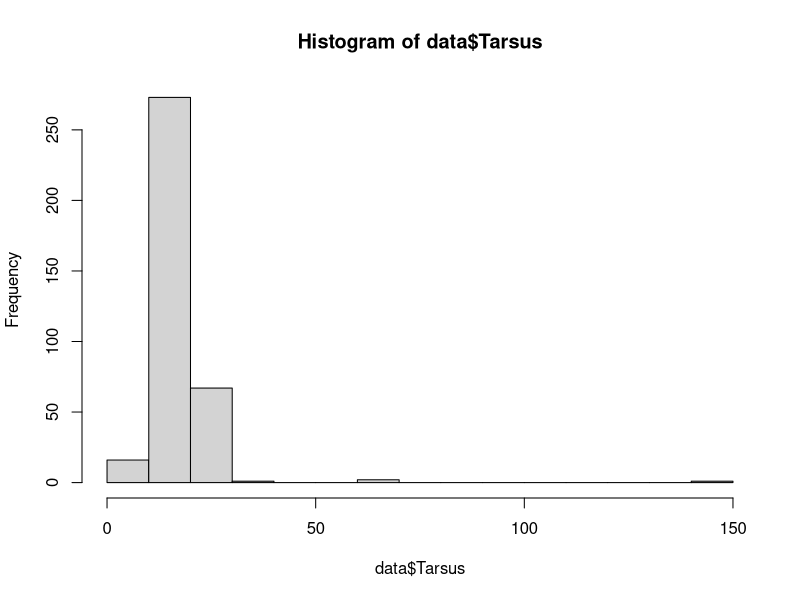
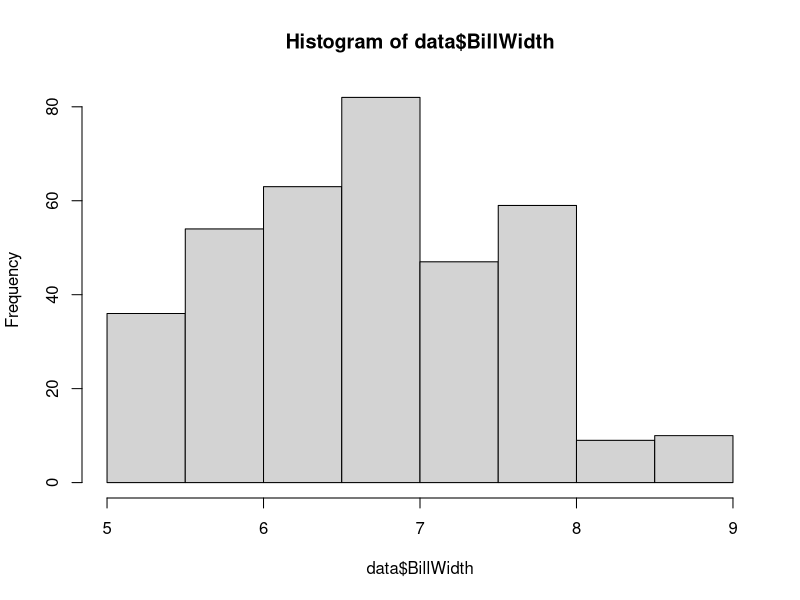
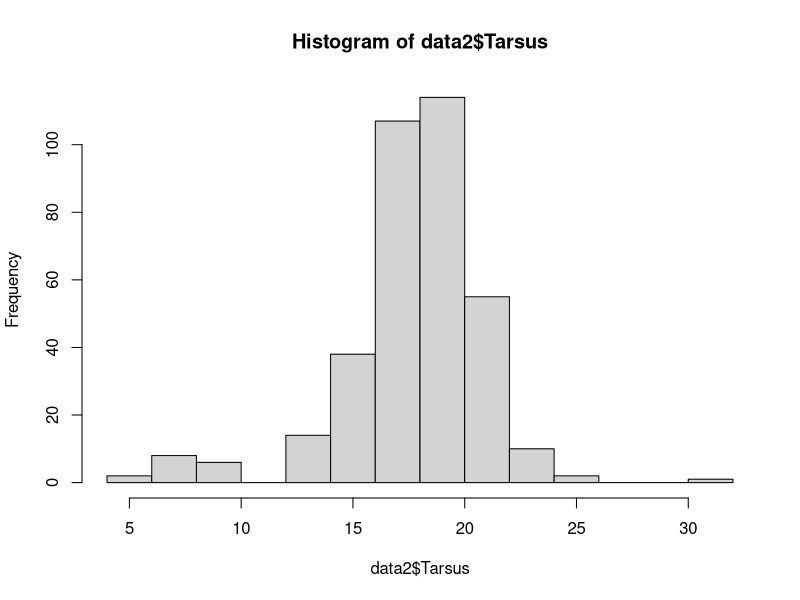

The R source for these figures, in order:
rm(list=ls())

# read in data
data<-read.delim("../data/ObserverRepeatability.txt", header=T)
str(data)

# visualize data
hist(data$Tarsus)
hist(data$BillWidth)

# remove outliers
data2<-subset(data, data$Tarsus<=40)
#data2<-subset(data2, data2$Tarsus>=10)
hist(data2$Tarsus)
summary(data2$Tarsus)
summary(data2$BillWidth)
var(data2$BillWidth)

# packages
require(lme4)
require(lmtest)

# make model
mT1<-lmer(Tarsus~1+(1|StudentID), data=data2)
mT2<-lmer(Tarsus~1+(1|StudentID)+(1|GroupN), data=data2)
lrtest(mT1,mT2) # likelyhood ratio test

summary(mT2)


# results section
"We tested whether student identiy and group identity explained variance in a dataset of
360 measurements of a stuffed sparrow's tarsus, although three observations were removed from 
the model as they are outliers. The likelihood ratio test revealed that
group identity did explain statistically significant amounts of variance (chi square =
12.51, df = 4, p=0.0004). The final model used was then the model that included group identity. Accounting for student
identity, the final model revealed that the measurement of tarsus was on average 18.0mm
(0.40SE, Table 1). Student identity explained 89%* of all variance in the dataset (Table 1).
* the variances are 7.21 and 0.89, 7.21/(7.21+0.89)=0.89"